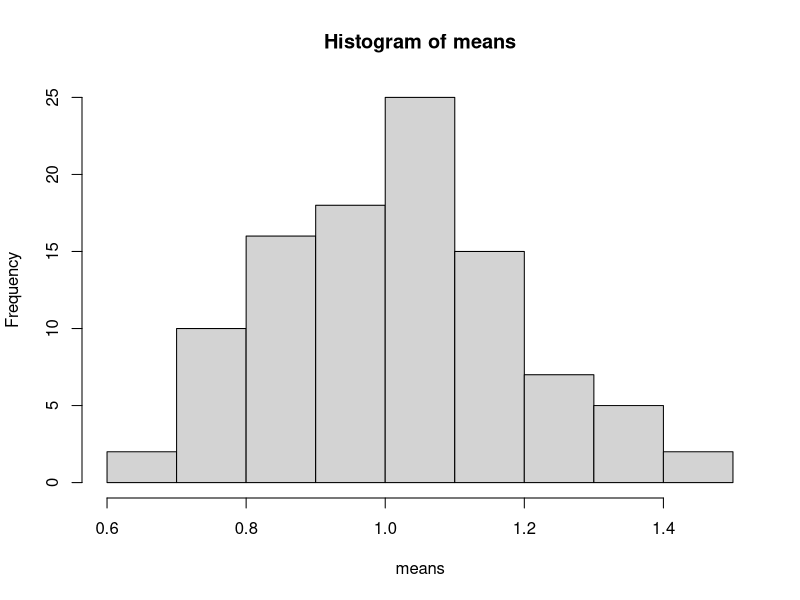
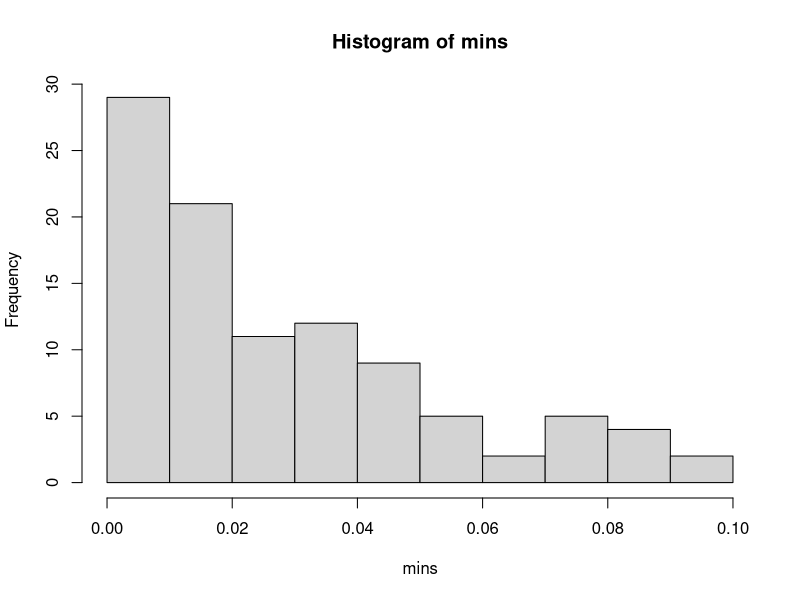

Write R code to recreate these figures, in order.
## ---- chunk 1
setwd("~/Google Drive/CUNY/git/DATA604/Week1")
## ---- chunk 2
set.seed(123)

means = replicate(100, mean(rexp(30)))
mins = replicate(100, min(rexp(30)))

hist(means)
hist(mins)
